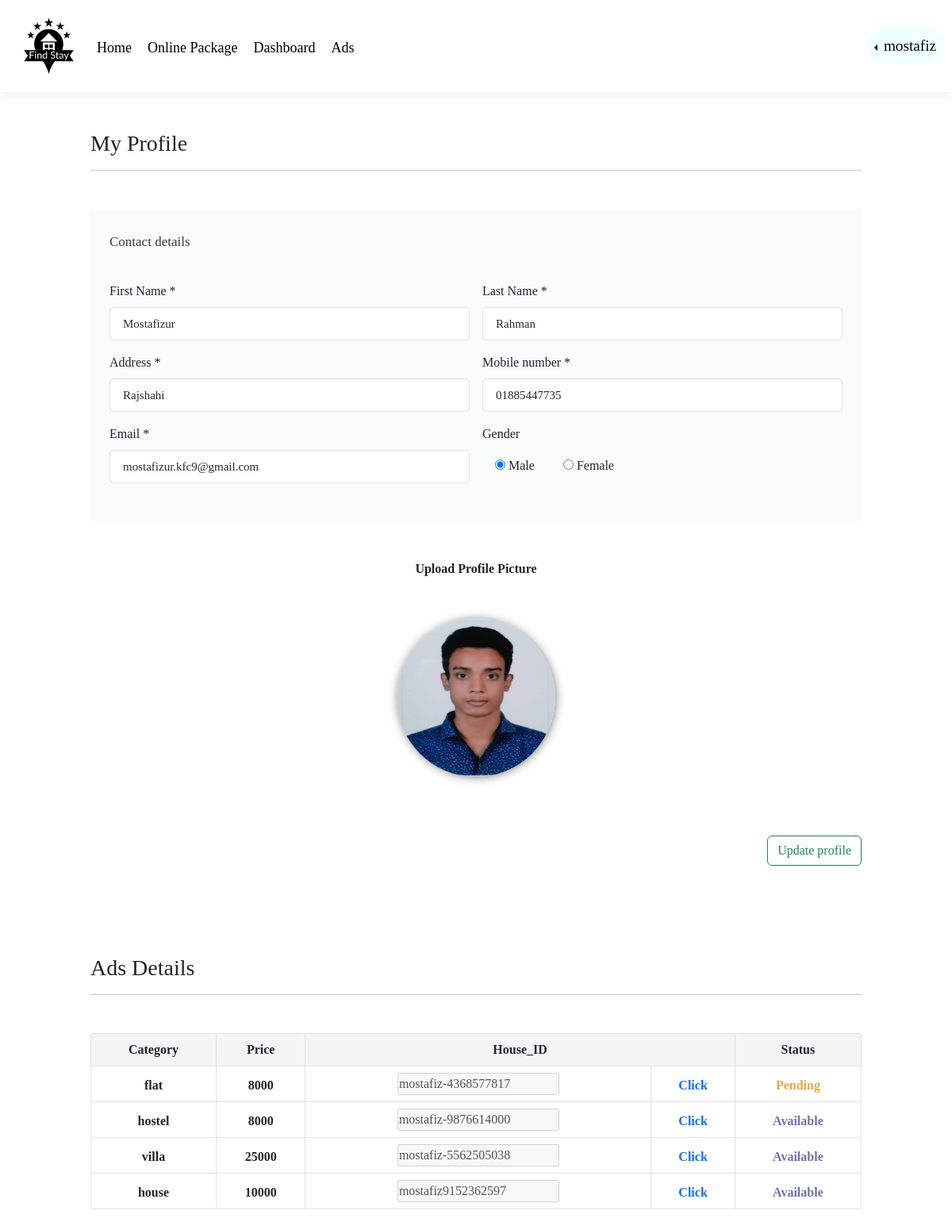
The page /dashboard/ (signed in) on the database its author committed.
### first_app/models.py (models this page shows, shortened)
class Profile(models.Model):
    username = models.CharField(max_length=15,default='',null=True)
    fname = models.CharField(max_length=20,default='not entered',null=True)
    lname = models.CharField(max_length=20,default='not entered',null=True)
    address = models.CharField(max_length=20,default='not entered',null=True)
    email = models.CharField(max_length=40,default='not entered',null=True)
    phone = models.BigIntegerField(default='',null=True)
    gender = models.CharField(max_length=10,default='',null=True)
    owner_image = models.ImageField(upload_to="images", default='not entered',null=True)

class Ad(models.Model):
    house_id = models.CharField(max_length=35,default='')
    username = models.CharField(max_length=15,default='')
    category = models.CharField(max_length=50,default='')
    price = models.CharField(max_length=10,default='')
    no_of_room = models.IntegerField(default=0)
    pub_date = models.CharField(max_length=30,default='')
    datetime = models.DateTimeField(default=timezone.now)
    postal_code = models.IntegerField(default=0)
    description = models.CharField(max_length=20000,default='')
    division = models.CharField(max_length=20,default='')
    district = models.CharField(max_length=20,default='')
    thana = models.CharField(max_length=20,default='')
    union = models.CharField(max_length=20,default='')
    image1 = models.ImageField(upload_to="images", default='')
    image2 = models.ImageField(upload_to="images", default='')
    image3 = models.ImageField(upload_to="images", default='')
    image4 = models.ImageField(upload_to="images", default='')
    value = models.CharField(max_length=10,default='avail')

### first_app/views.py (the view, shortened to what this page needs)
# urls.py: path('dashboard/',views.dashboard,name='dashboard'),
def dashboard(request):
    dash = Ad.objects.filter(username=str(request.user))
    pre_post = Profile.objects.filter(username=str(request.user)).values()
    p1 = ""
    if pre_post:
        p1 = pre_post[0]['owner_image']
    return render(request,'dashboard.html',locals())

### templates/dashboard.html (shortened to what this page needs)
{% extends 'listing.html' %}
{% block body %}
<div class="container">
  <div class="row">
      <div class="col-12">
        <div class="my-5">
          <h3>My Profile</h3>
          <hr>
        </div>
        {% if pre_post %}
          {% for i in pre_post %}
        <form class="file-upload"action="/dashboard/" method="POST" enctype="multipart/form-data">
          <div class="row mb-5 gx-5">
            <div class="col-xxl-8 mb-5 mb-xxl-0">
              <div class="bg-secondary-soft px-4 py-5 rounded">
                <div class="row g-3">
                  <h4 class="mb-4 mt-0">Contact details</h4>
                  <div class="col-md-6">
                    <label class="form-label">First Name *</label>
                    <input type="text" class="form-control" value="{{i.fname}}" aria-label="First name" id="fname" name="fname" pattern="^[a-zA-Z]+$" title="Only Characters will be valid">
                  </div>
                  <div class="col-md-6">
                    <label class="form-label">Last Name *</label>
                    <input type="text" class="form-control" value="{{i.lname}}" aria-label="Last name" id="lname" name="lname"pattern="^[a-zA-Z]+$" title="Only Characters will be valid">
                  </div>
                  <div class="col-md-6">
                    <label class="form-label">Address *</label>
                    <input type="text" class="form-control" value="{{i.address}}" aria-label="Address" id ="address" name="address">
                  </div>
                  <div class="col-md-6">
                    <label class="form-label">Mobile number *</label>
                    {% if not i.phone %}
                    <input type="number" class="form-control" value="" aria-label="Phone number" id="mobile_no" name="mobile_no">
                    {% else %}
                    <input type="number" class="form-control" value="0{{i.phone}}" aria-label="Phone number" id="mobile_no" name="mobile_no">
                    {% endif %}
                  </div>
                  <div class="col-md-6">
                    <label for="inputEmail4" class="form-label">Email *</label>
                    <input type="email" class="form-control" id="email" value="{{i.email}}" name="email">
                  </div>
                  <div class="col-md-6">
                    <label for="inputEmail4" class="form-label pb-2" >Gender</label>
                    <br>
                    {% if i.gender == "male" %}
                    <label class="radio-inline px-3">
                      <input type="radio" name="gender" id="male" value="male" checked>
                      <span class="form-check-label" for="male">Male</span>
                    </label>
                    <label class="radio-inline px-3">
                      <input type="radio" name="gender" id="female" value="female">
                      <span class="form-check-label" for="female">Female</span>
                    </label>
                    {% endif %}
                  </div>
                </div>
              </div>
            </div>
            <div class="col-xxl-4">
              <div style="text-align: center;font-weight:800;">Upload Profile Picture</div>
              <div class="avatar-wrapper" id="test">
                <img class="profile-pic"  src="/media/{{i.owner_image}}"/>
                <div class="upload-button">
                </div>
              </div>
            </div>
            <div class="gap-3 d-md-flex justify-content-md-end text-center pt-4">
              <button type="submit" class="btn btn-outline-success btn-md">Update profile</button>
            </div>
          </div>
        </form>
</div>
        {% endfor %}
        {% endif %}
      </div>
  </div>
<div class="container pt-3">
  <div class="row">
      <div class="col-12">
        <div class="my-5">
          <h3>Ads Details</h3>
          <hr>
        </div>
      </div>
    </div>
</div>
<div class="container" style="text-align: center;">
  <table class="table table-bordered table-responsive">
    <thead>
      <tr style="background-color:whitesmoke;">
        <th scope="col">Category</th>
        <th scope="col">Price</th>
        <th scope="col" colspan="2">House_ID</th>
        <th scope="col">Status</th>
      </tr>
      {% for i in dash %}
      <tr>
        <th scope="col">{{i.category}}</th>
        <th scope="col">{{i.price}}</th>
        <th scope="col"><input value="{{i.house_id}}" disabled></th>
        <th scope="col"><a href="/custom/{{i.house_id}}" style="text-decoration: none;">Click</a></th>
        {% if i.value == 'avail' %}
        <th scope="col" style="color: rgb(113, 113, 175);">Available</th>
        {% elif i.value == 'paid' %}
        <th scope="col" style="color: green;">Paid</th>
        {% else %}
        <th scope="col" style="color:rgb(224, 170, 69);">Pending</th>
        {% endif %}
      </tr>
      {% endfor %}
    </thead>
  </table>
</div>
{% endblock body%}

### templates/listing.html (shortened to what this page needs)
<!DOCTYPE html>
<html lang="en">
<head>
    <link href="https://cdn.jsdelivr.net/npm/bootstrap@5.2.0-beta1/dist/css/bootstrap.min.css" rel="stylesheet">
    <link rel="stylesheet" href="/static/css/style.css">
</head>
<body>
    <nav class="navbar navbar-expand-lg navbar-white">
        <div class="container-fluid">
          <img src="/static/css/nav-logo.png" class="logo">
          <div class="collapse navbar-collapse" id="navbarText">
            <ul class="navbar-nav me-auto mb-2 mb-lg-0 nav-links">
                <li><a href="/">Home</a></li>
                <li><a href="/rent">Online Package</a></li>
                {% if user.is_authenticated %}
                <li><a href="/dashboard">Dashboard</a></li>
                <li><a href="/ads">Ads</a></li>
                {% endif %}
            </ul>
            {% if user.is_authenticated %}
            <ul class="navbar-nav">
              <li class="nav-item dropstart" style="background-color: azure; border-radius: 20px;">
                <a class="nav-link dropdown-toggle" href="#" id="navbarDarkDropdownMenuLink" role="button" data-bs-toggle="dropdown" aria-expanded="false">
                  <b style="font-size: 1.2rem;">{{request.user}}</b>
                </a>
              </li>
            </ul>
            {% else %}
            <a href="/login" class="register-btn">Login</a>&nbsp;&nbsp;
            <a href="/signup" class="register-btn">Signup</a>
            {% endif %}
          </div>
        </div>
      </nav>
      {% block body %}{% endblock body %}
</body>
</html>

### static/css/style.css (style rules this page uses)
* { margin:0; padding:0; box-sizing: border-box; font-family:Cambria, Cochin, Georgia, Times, 'Times New Roman', serif; }
nav { display: flex; align-items: center; justify-content: space-between; padding: 20px 7%; }
.logo { width: 100px; cursor: pointer; }
.nav-links li { list-style:none; display: inline-block; padding-top: 5px; margin: 10px; font-size: 18px; }
.nav-links li a { text-decoration: none; color: #000; }
.container { padding: 0 7%; }
.navbar-white { background:#fff; box-shadow: 0 5px 10px rgba(0,0,0,0.05); }
.navbar-white .nav-links li a { color:#000; }
.nav-link { color: black; font-weight: 100; }
form h4 { display: inline-block; font-size: 17px; color: #3a3838; padding: 0; }
form button { border-radius: 10%; }
.bg-secondary-soft { background-color: rgba(208, 212, 217, 0.1) !important; }
.rounded { border-radius: 5px !important; }
.py-5 { padding-top: 3rem !important; padding-bottom: 3rem !important; }
.px-4 { padding-right: 1.5rem !important; padding-left: 1.5rem !important; }
.form-control { display: block; width: 100%; padding: 0.5rem 1rem; font-size: 0.9375rem; font-weight: 400; line-height: 1.6; color: #29292e; background-color: #fff; background-clip: padding-box; border: 1px solid #e5dfe4; -webkit-appearance: none; -moz-appearance: none; appearance: none; border-radius: 5px; -webkit-transition: border-color 0.15s ease-in-out, -webkit-box-shadow 0.15s ease-in-out; transition: border-color 0.15s ease-in-out, -webkit-box-shadow 0.15s ease-in-out; transition: border-color 0.15s ease-in-out, box-shadow 0.15s ease-in-out; transition: border-color 0.15s ease-in-out, box-shadow 0.15s ease-in-out, -webkit-box-shadow 0.15s ease-in-out; }
.avatar-wrapper { position: relative; height: 200px; width: 200px; margin: 50px auto; border-radius: 50%; overflow: hidden; box-shadow: 1px 1px 15px -5px black; transition: all 0.3s ease; }
.avatar-wrapper .profile-pic { height: 100%; width: 100%; transition: all 0.3s ease; }
.avatar-wrapper .profile-pic:after { font-family: FontAwesome; content: ""; top: 0; left: 0; width: 100%; height: 100%; position: absolute; font-size: 190px; background: #ecf0f1; color: #34495e; text-align: center; }
.avatar-wrapper .upload-button { position: absolute; top: 0; left: 0; height: 100%; width: 100%; }

### rows shown on the page
Profile: fname "Mostafizur", lname "Rahman", address "Rajshahi", mobile_no "01885447735", email "mostafizur.kfc9@gmail.com", owner_image (picture)
Ad: category "flat", price "8000", house_id "mostafiz-4368577817", value "Pending"
Ad: category "hostel", price "8000", house_id "mostafiz-9876614000", value "Available"
Ad: category "villa", price "25000", house_id "mostafiz-5562505038", value "Available"
Ad: category "house", price "10000", house_id "mostafiz9152362597", value "Available"

### other values the page prints
{{ request.user }} "mostafiz"
